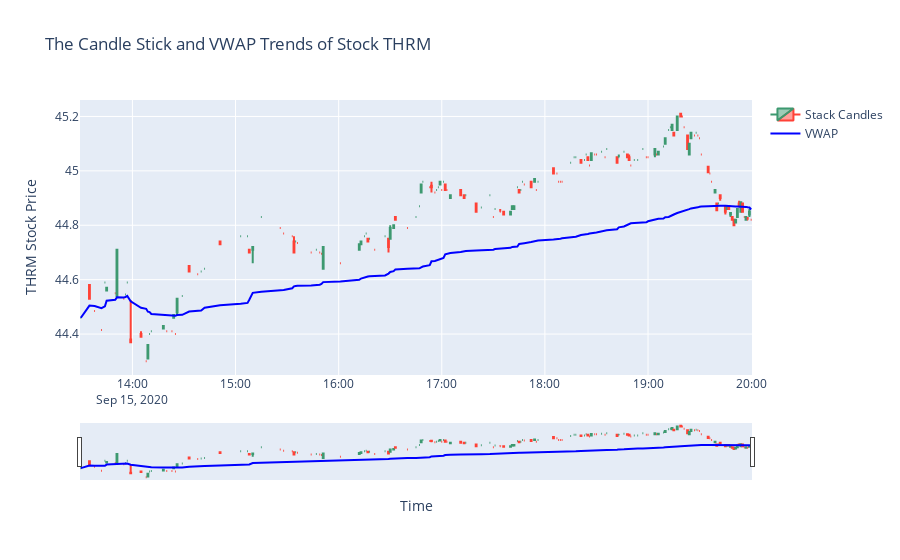

The code cell stored with this chart in its notebook:
### Markdown cell above
### Step 2. Plotting

### Code cell
fig = go.Figure()

fig.add_trace(
    go.Candlestick(x=df_stack_min['timestamp'], open=df_stack_min['open_price'],
                   high=df_stack_min['high_price'],low=df_stack_min['low_price'],
                   close=df_stack_min['close_price'], name="Stack Candles"))

fig.add_trace(
    go.Scatter(x=df_stack_min['timestamp'], y=df_stack_min['VWAP'], mode="lines",
               line=go.scatter.Line(color='blue'),name='VWAP'))

fig.update_layout(
    title='The Candle Stick and VWAP Trends of Stock {}'.format(stack_symbol),
    yaxis_title='{} Stock Price'.format(stack_symbol),
    xaxis_title='Time')

fig.show()

### Figure 1 — Plotly figure (JSON) as saved in the notebook; plotly's stock layout.template omitted (floating-point values rounded to 4 significant figures; data arrays with more than 128 entries replaced by an {"elided": "..."} marker saying what was removed)
{"data": [{"close": {"elided": "170 float values"}, "high": {"elided": "170 float values"}, "low": {"elided": "170 float values"}, "name": "Stack Candles", "open": {"elided": "170 float values"}, "type": "candlestick", "x": {"elided": "170 str values"}}, {"line": {"color": "blue"}, "mode": "lines", "name": "VWAP", "type": "scatter", "x": {"elided": "170 str values"}, "y": {"elided": "170 float values"}}], "layout": {"title": {"text": "The Candle Stick and VWAP Trends of Stock THRM"}, "xaxis": {"title": {"text": "Time"}}, "yaxis": {"title": {"text": "THRM Stock Price"}}}}
